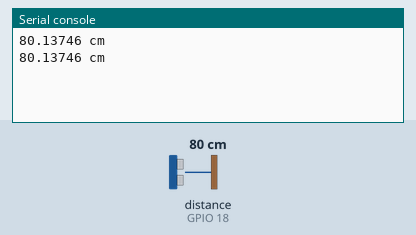
Bench run of a program on a simulated ESP32 board running MicroPython. Parts: the last lines printed to the serial console. The test bench sets the inputs (shaded band); at power-on: distance to the obstacle (sensor on GPIO 18) 80 cm. The echo pulse lasts 58.3 µs per cm; library files of the repository ran but are not shown: hcsr04.py.

Above: at 1.2 s.
1.3 s: distance to the obstacle (sensor on GPIO 18) set to 2 cm
At 2.6 s:
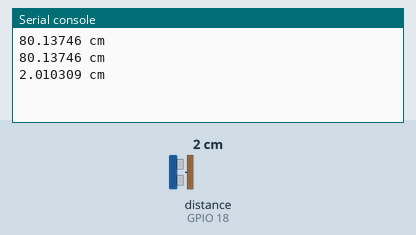
2.8 s: distance to the obstacle (sensor on GPIO 18) set to 4 cm
At 3.6 s:
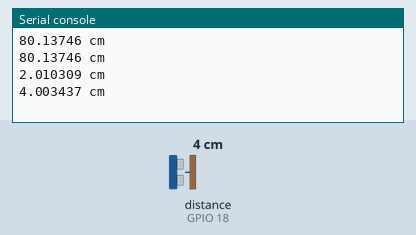
Timing chart, 0 to 5.8 s (numbered marks = the images above; inputs shaded):
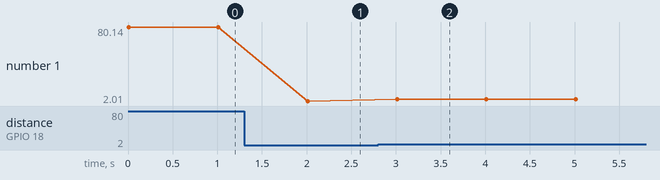

Measured:
- after the input at 1.3 s, the serial console: prints a new line after 0.71 s (image 1)
- after the input at 2.8 s, the serial console: prints a new line after 0.21 s (image 2)
- plotted number 1: 80.14 → 2.01 after the input at 1.3 s, 2.01 → 4 after the input at 2.8 s

The program:

ultrason.py
```python
from hcsr04 import HCSR04
from machine import Pin
from time import sleep

ultrason = HCSR04(trigger_pin=5,echo_pin=18,echo_timeout_us=1000000)

while True:
    distance = ultrason.distance_cm()
    print(distance,'cm')
    sleep(1)
 
```
